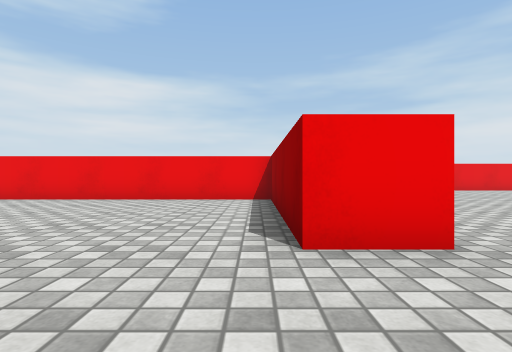
View 1 (above)

16 first-person views from a walk through a Unity game level. The camera is 0.63 m above the floor, looks level and sees 80° across. The floor is counted in squares, 1 m on a side. Each view is taken from the middle of a square. On the plan, view 1 faces up. The plan holds only what a view shows up to about 9 squares ahead; the rest is blank. The place goes on beyond the plan. The player character is not drawn. Surface patterns are stand-ins for the level's own textures.

View 2
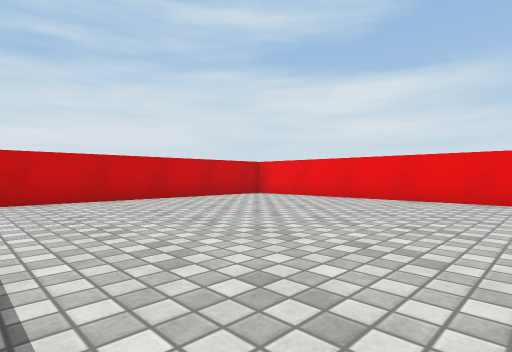

View 3
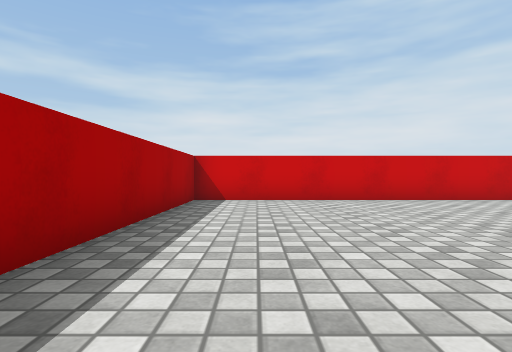

View 4
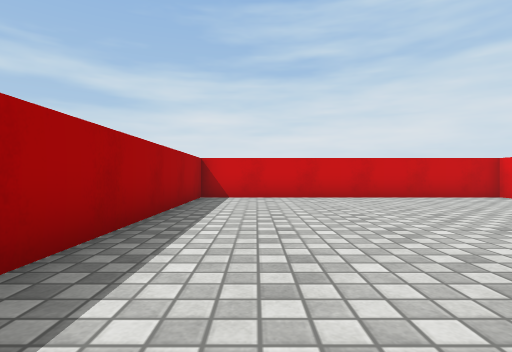

View 5
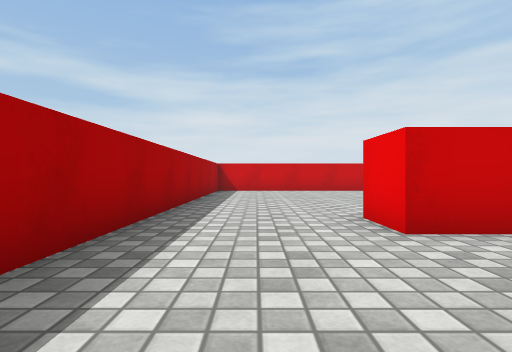

View 6
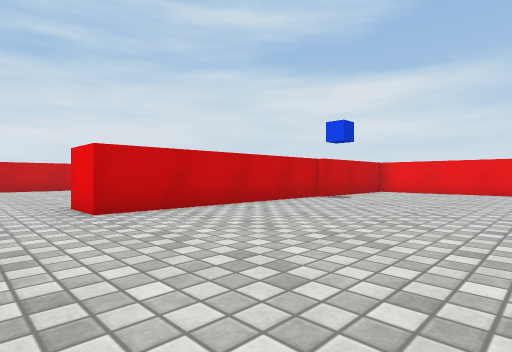

View 7
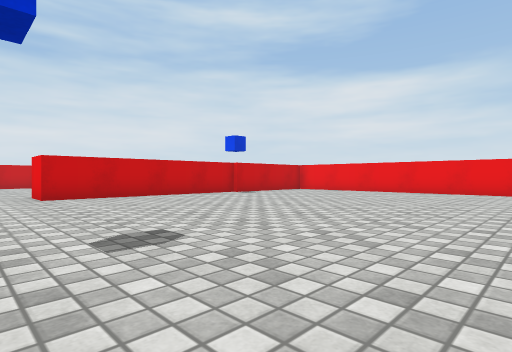

View 8
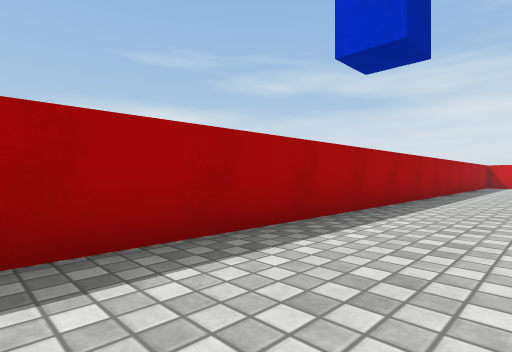

View 9
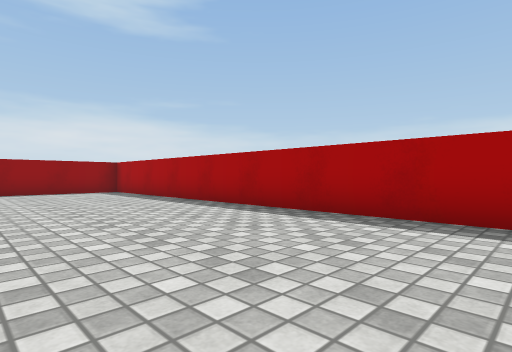

View 10
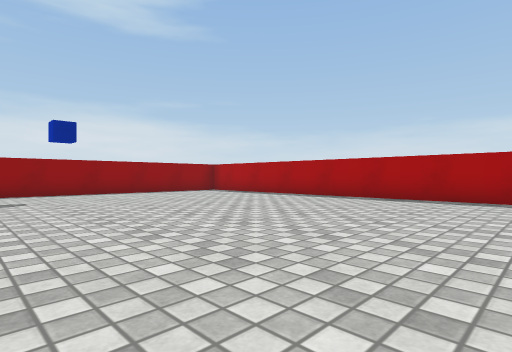

View 11
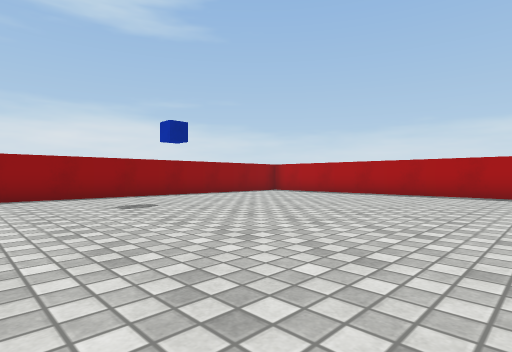

View 12
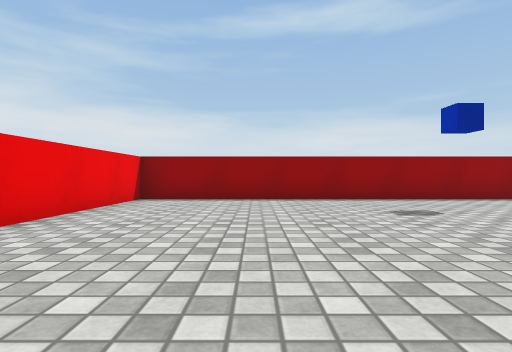

View 13
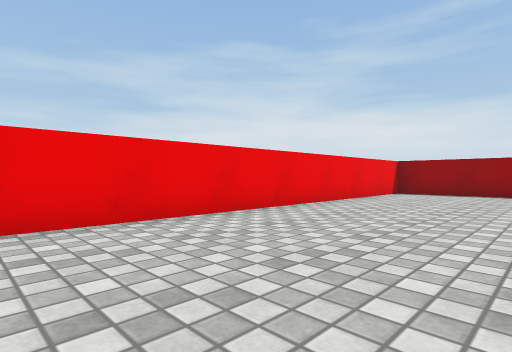

View 14
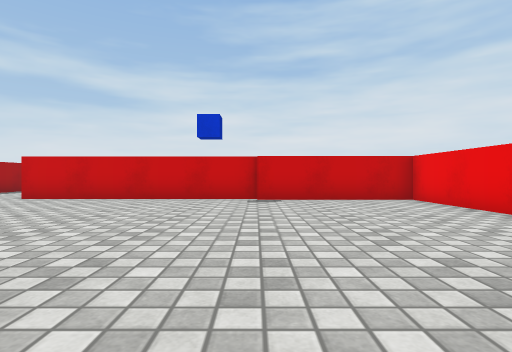

View 15
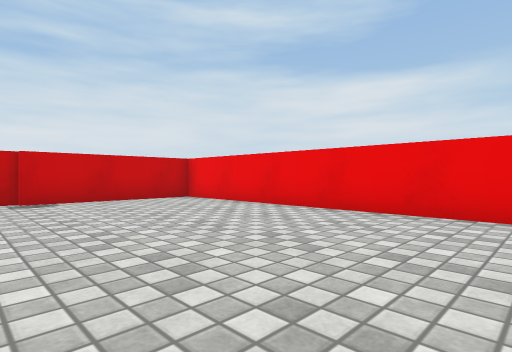

View 16
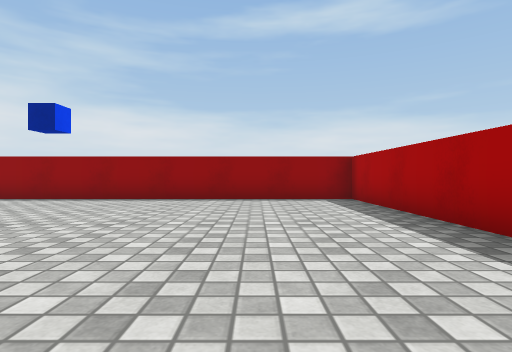

### Floor plan
Ten units are one square. View 1 is at (0, 0); x grows to the right and y downward. Boxes are objects, and circles mark ways between rooms. Rooms are numbered by the first view taken in them; rooms with no view inside come last. Other rooms are left out.
<svg viewBox="-85 -137 303 148">
<path fill="none" stroke="#000" d="M17 -26 4 -26 4 -82 -80 -82M-80 -78 -80 6 14 6M17 -91 17 -26M14 6 213 6 213 -132 19 -132 19 -90"/>
<circle cx="20" cy="-10" r="3" fill="#2a7"/>
<text x="-30" y="-30">1</text>
<text x="120" y="-60">2</text>
</svg>
Room 1 opens to room 2.

Where each view was taken, in squares from view 1:
view 1: 0 up, 0 right, facing up
view 2: 0 up, 0 right, facing up-left
view 3: 1 up, 0 right, facing left
view 4: 1 up, 1 right, facing left
view 5: 1 up, 5 right, facing left
view 6: 1 up, 7 right, facing up-left
view 7: 1 up, 11 right, facing up-left
view 8: 2 up, 11 right, facing down-left
view 9: 4 up, 9 right, facing down-right
view 10: 8 up, 10 right, facing down-right
view 11: 10 up, 12 right, facing down-right
view 12: 10 up, 13 right, facing right
view 13: 9 up, 10 right, facing up-right
view 14: 9 up, 10 right, facing left
view 15: 8 up, 10 right, facing up-left
view 16: 2 up, 13 right, facing right
